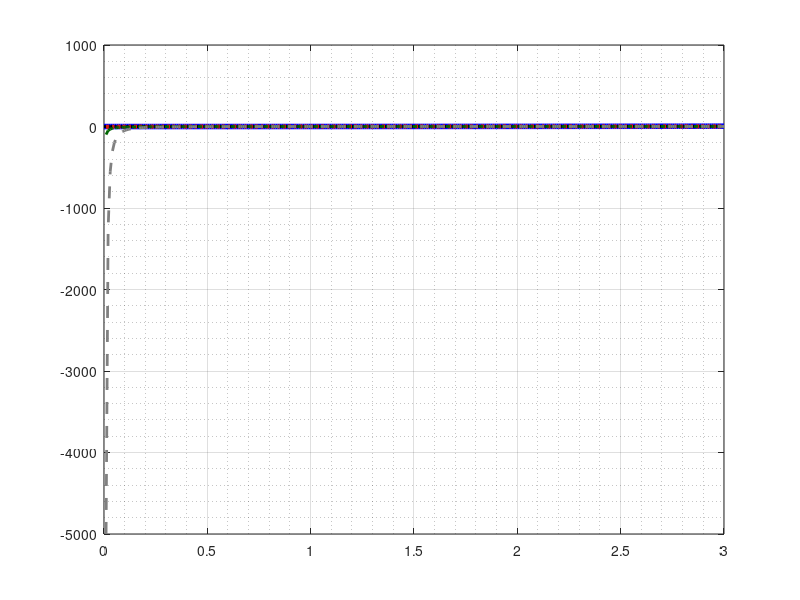

Reproduce this figure in MATLAB. (Note: this script raises an error after producing the figure.)
%% Path
clear;
% relative paths can terminates early; so use absolute
path_home = '/Users/chovey/Brief/book/fig';
addpath(path_home);

pdf_output = 1; % 0 for no pdf output, 1 for pdf output

%% Utilities
LightGray = [0.9 0.9 0.9];
MediumGray = [0.5 0.5 0.5];
DarkGray = [0.1 0.1 0.1];
DarkGreen = [0.0 0.4 0.0];
DeepCadmiumRed = [0.88 0.09 0.05];
LightBlue = [50 100 256]/256;

%% Plot
x = 0:0.01:3;
y_lag = 0.5*(x.^2 - 1);
y_eng = x - 1;
y_log = log(x);
y_true = 1 - (1./x);
y_eul = 0.5*(1 - (1./x).^2);
h=figure(1);
clf;

e2 = plot(x,y_lag,'Color','b','LineWidth',4);
hold on;
e1 = plot(x,y_eng,'Color','k','LineWidth',2);
e0 = plot(x,y_log,'Color',DeepCadmiumRed,'LineStyle',':','LineWidth',3);
en1 = plot(x,y_true,'Color',DarkGreen,'LineStyle','-.','LineWidth',2);
en2 = plot(x,y_eul,'Color',MediumGray,'LineWidth',2','LineStyle','--');

grid on;
grid minor;
ax = gca;
ax.GridColor = DarkGray;
ax.GridAlpha = 0.5;
ax.GridLineStyle = '-';
axis equal;
axis([0 3 -2 2]);
xticks(0:1:3);
%xticklabels({'0','','1','','2','','3'});
yticks(-2:1:2);
%yticklabels({'-2','','-1','','0','','1','','2'});
xlabel('$\mbox{stretch} \; \lambda = \frac{\ell}{L_0}$','interpreter','latex');
ylabel('$\mbox{strain} \; f(\lambda)$','interpreter','latex');
legend({'Lagrangian', 'Engineering (Biot)', ...
    'Log (Hencky, Natural)', 'True', ...
    'Eulieran'}, ...
    'Location','SouthEast','interpreter','latex');


%% Output
if pdf_output
    pdf_string = 'strain_v_stretch';
    cd(path_home);
    fig = gcf;
    set(fig, 'PaperOrientation','portrait');
    set(fig, 'PaperUnits','normalized');
    set(fig, 'PaperPosition', [0 0 1 1]);
    saveas(fig, pdf_string, 'pdf');
end
